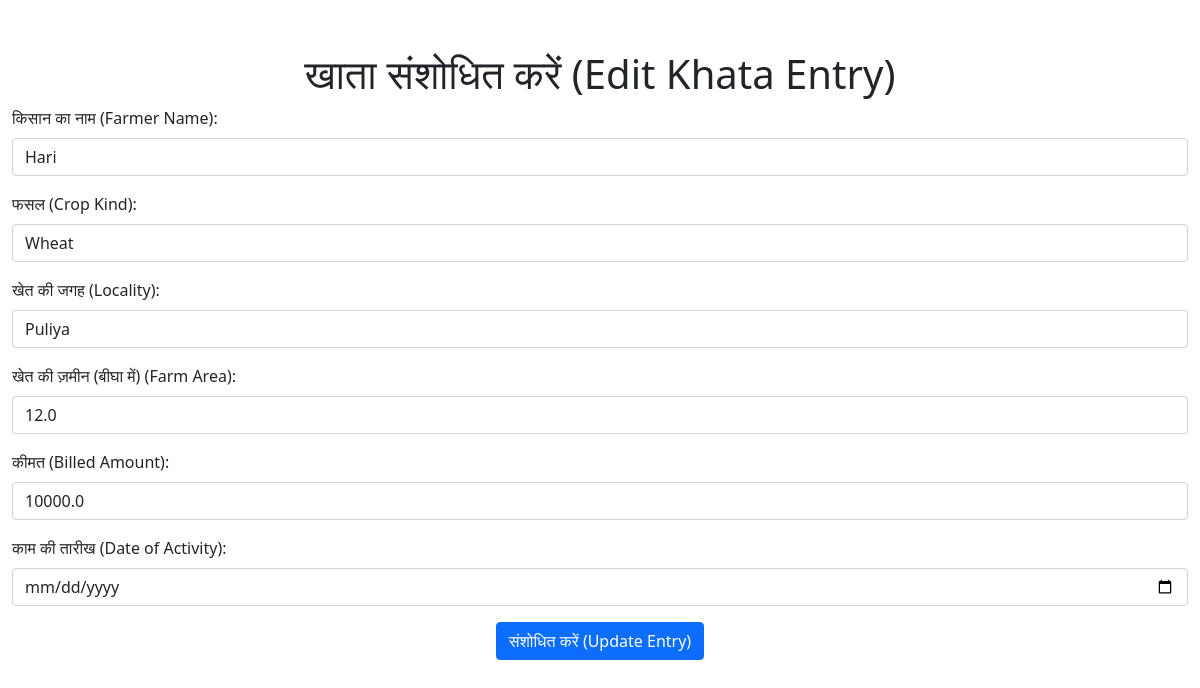
/edit_entry/1, run on the app's committed database.
### app.py (models this page shows, shortened)
class KhataEntry(db.Model):
    id = db.Column(db.Integer, primary_key=True)
    lender_id = db.Column(db.Integer, db.ForeignKey('user.id'), nullable=False, index=True)
    farmer_name = db.Column(db.String(100), nullable=False)
    crop_kind = db.Column(db.String(100), nullable=False)
    locality = db.Column(db.String(100), nullable=False)
    farm_area = db.Column(db.Float, nullable=False)
    billed_amount = db.Column(db.Float, nullable=False)
    date_of_activity = db.Column(db.DateTime, nullable=False, default=datetime.utcnow)

### app.py (the view, shortened to what this page needs)
@login_required
@app.route('/edit_entry/<int:entry_id>', methods=['GET', 'POST'])
def edit_entry(entry_id):
    entry = KhataEntry.query.get_or_404(entry_id)
    return render_template('edit_entry.html', entry=entry)

### templates/edit_entry.html (shortened to what this page needs)
<!DOCTYPE html>
<html>
<head>
    <link rel="stylesheet" href="https://stackpath.bootstrapcdn.com/bootstrap/5.0.0-alpha1/css/bootstrap.min.css">
</head>
<body>
    <div class="container">
        <h1 class="text-center">खाता संशोधित करें (Edit Khata Entry)</h1>
        <form method="POST" action="/edit_entry/{{ entry.id }}">
            <div class="mb-3">
                <label for="farmer_name" class="form-label">किसान का नाम (Farmer Name):</label>
                <input type="text" id="farmer_name" name="farmer_name" value="{{ entry.farmer_name }}" class="form-control" required>
            </div>
            <div class="mb-3">
                <label for="crop_kind" class="form-label">फसल (Crop Kind):</label>
                <input type="text" id="crop_kind" name="crop_kind" value="{{ entry.crop_kind }}" class="form-control" required>
            </div>
            <div class="mb-3">
                <label for="locality" class="form-label">खेत की जगह (Locality):</label>
                <input type="text" id="locality" name="locality" value="{{ entry.locality }}" class="form-control" required>
            </div>
            <div class="mb-3">
                <label for="farm_area" class="form-label">खेत की ज़मीन (बीघा में) (Farm Area):</label>
                <input type="number" id="farm_area" name="farm_area" step="0.25" value="{{ entry.farm_area }}" class="form-control" required>
            </div>
            <div class="mb-3">
                <label for="billed_amount" class="form-label">कीमत (Billed Amount):</label>
                <input type="number" id="billed_amount" name="billed_amount" step="10" value="{{ entry.billed_amount }}" class="form-control" required>
            </div>
            <div class="mb-3">
                <label for="date_of_activity" class="form-label">काम की तारीख (Date of Activity):</label>
                <input type="date" id="date_of_activity" name="date_of_activity" class="form-control" required>
            </div>
            <div class="text-center">
                <input type="submit" value="संशोधित करें (Update Entry)" class="btn btn-primary">
            </div>
        </form>
    </div>
</body>
</html>

### templates/edit_entry.html (style rules this page uses)
.container { max-width: 100%; margin-top: 50px; margin-bottom: 50px; }

### data on the page
KhataEntry: farmer_name "Hari", crop_kind "Wheat", locality "Puliya", farm_area "12.0", billed_amount "10000.0"
